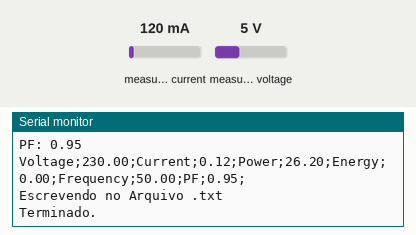
The sketch below on a simulated Arduino Uno, built with avr-gcc and run on an emulated ATmega328P. On the bench: the last lines printed to the serial monitor. The test bench sets the inputs (shaded band); at power-on: measured current 120 mA, measured voltage 5 V. Storage starts empty.

Above: at 1.2 s.
1.3 s: measured current set to 40 mA
At 2.7 s:
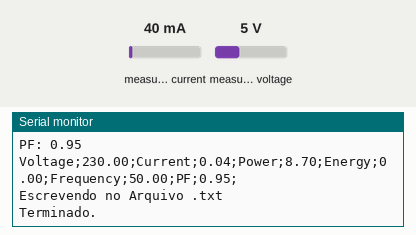
2.8 s: measured voltage set to 0.3 V
At 4.2 s:
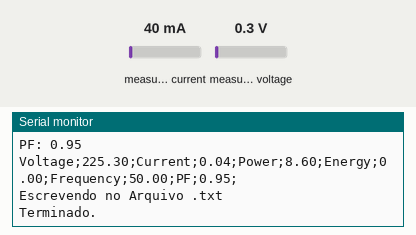
4.3 s: measured current set to 500 mA
At 5.7 s:
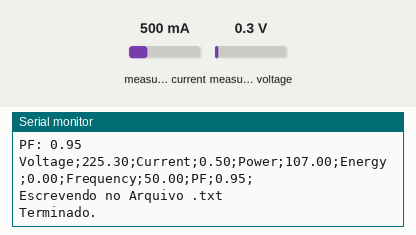
Timing chart, 0 to 7.3 s (numbered marks = the images above; inputs shaded):
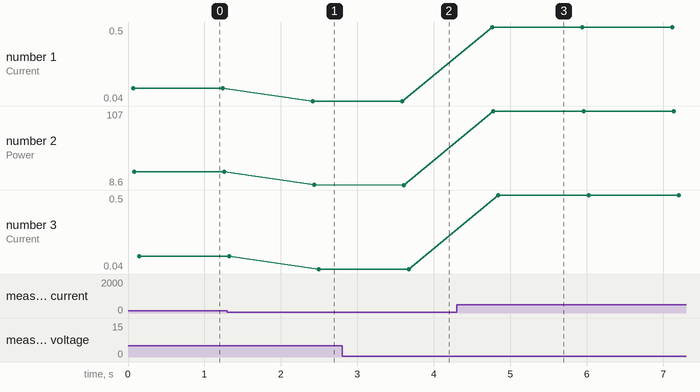

The sketch:

consumo_SDcard.ino
```cpp
#include <SPI.h>
#include <SD.h>
#include <PZEM004Tv30.h>


File myFile;
#define PIN_SD_CARD 4
#define W5500_SS 10

/* Use software serial for the PZEM
 * Pin 5 Rx (Connects to the Tx pin on the PZEM)
 * Pin 6 Tx (Connects to the Rx pin on the PZEM)
*/
PZEM004Tv30 pzem(5, 6);
float voltage;
float current;
float power;
float energy;
float frequency;
float pf;

void setup() {
  // Open serial communications and wait for port to open:
  Serial.begin(9600);

  //SD Card
  pinMode(W5500_SS, OUTPUT);
  digitalWrite(W5500_SS, HIGH);
  Serial.print("Initializing SD card...");
  if (SD.begin(PIN_SD_CARD)) {
    Serial.println("initialized SD card.");
  }else{
    Serial.println("initialization failed.");
    return;
  }
}


void loop() {
  voltage = pzem.voltage();
  if( !isnan(voltage) ){
    Serial.print("Voltage: "); Serial.print(voltage); Serial.println("V");
  } else {
    Serial.println("Error reading voltage");
  }
  current = pzem.current();
  if( !isnan(current) ){
    Serial.print("Current: "); Serial.print(current); Serial.println("A");
  } else {
    Serial.println("Error reading current");
  }
  power = pzem.power();
  if( !isnan(power) ){
    Serial.print("Power: "); Serial.print(power); Serial.println("W");
  } else {
    Serial.println("Error reading power");
  }
  energy = pzem.energy();
  if( !isnan(energy) ){
    Serial.print("Energy: "); Serial.print(energy,3); Serial.println("kWh");
  } else {
    Serial.println("Error reading energy");
  }
  frequency = pzem.frequency();
  if( !isnan(frequency) ){
    Serial.print("Frequency: "); Serial.print(frequency, 1); Serial.println("Hz");
  } else {
    Serial.println("Error reading frequency");
  }
  pf = pzem.pf();
  if( !isnan(pf) ){
    Serial.print("PF: "); Serial.println(pf);
  } else {
    Serial.println("Error reading power factor");
  }
  data_sdcard();
  delay(1000);
}

void data_sdcard() {
  String dataString = "";
  dataString = "Voltage;" + String(voltage) + ";" +
               "Current;" + String(current) + ";" +
               "Power;" + String(power) + ";"     +
               "Energy;" + String(energy) + ";"   +
               "Frequency;" + String(frequency) + ";" +
               "PF;" + String(pf) + ";"
                ;
  Serial.println(dataString);
  myFile = SD.open("data.txt", FILE_WRITE); // Cria / Abre arquivo .txt
  if (myFile) { // Se o Arquivo abrir imprime:
    Serial.println("Escrevendo no Arquivo .txt"); // Imprime na tela
    myFile.println(dataString); // Escreve no Arquivo
    myFile.close(); // Fecha o Arquivo após escrever
    Serial.println("Terminado."); // Imprime na tela
  }

  else {     // Se o Arquivo não abrir
    Serial.println("Erro ao Abrir Arquivo .txt"); // Imprime na tela
  }
}
```

Measured:
- after the input at 1.3 s, the serial monitor: prints a new line after 1.1 s (image 1)
- after the input at 2.8 s, the serial monitor: prints a new line after 0.77 s (image 2)
- after the input at 4.3 s, the serial monitor: prints a new line after 0.46 s (image 3)
- plotted number 1: 0.12 → 0.04 after the input at 1.3 s, 0.04 → 0.5 after the input at 4.3 s
- plotted number 2: 26.2 → 8.7 after the input at 1.3 s, 8.7 → 8.6 after the input at 2.8 s, 8.6 → 107 after the input at 4.3 s
- plotted number 3: 0.12 → 0.04 after the input at 1.3 s, 0.04 → 0.5 after the input at 4.3 s
